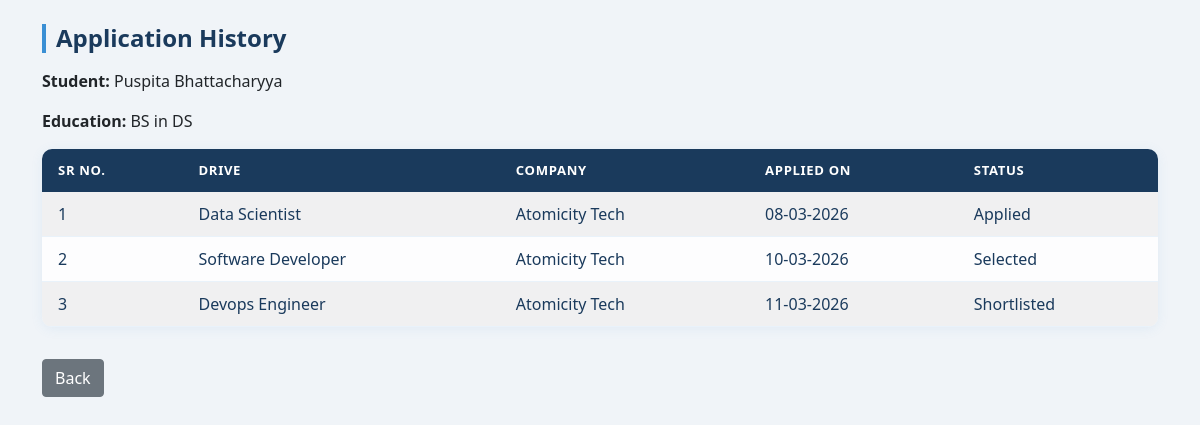
The page /student_history/2 on the database its author committed.
### application/models.py (models this page shows)
class Student(db.Model):
    __tablename__ = 'student'
    id = db.Column(db.Integer, primary_key=True)
    fullname = db.Column(db.String(150), nullable=False)
    user_id = db.Column(db.Integer, db.ForeignKey('user.id'), nullable=False)
    education = db.Column(db.String(200))
    skills = db.Column(db.String(300))
    resume_filename = db.Column(db.String(200))
    applications = db.relationship('Application', backref='student', lazy=True)

class Application(db.Model):
    __tablename__ = 'application'
    id = db.Column(db.Integer, primary_key=True)
    student_id = db.Column(db.Integer, db.ForeignKey('student.id'), nullable=False)
    drive_id = db.Column(db.Integer, db.ForeignKey('drive.id'), nullable=False)
    company_id = db.Column(db.Integer, db.ForeignKey('company.id'), nullable=False)
    applied_on = db.Column(db.DateTime, default=lambda: datetime.now(timezone.utc))
    status = db.Column(db.String(30), default="Applied")
    __table_args__ = (
        UniqueConstraint('student_id', 'drive_id', name='unique_application'),)

class Drive(db.Model):
    __tablename__ = 'drive'
    id = db.Column(db.Integer, primary_key=True)
    company_id = db.Column(db.Integer, db.ForeignKey('company.id'), nullable=False)
    drive_name = db.Column(db.String(150), nullable=False)
    job_title = db.Column(db.String(200), nullable=False)
    job_description = db.Column(db.Text, nullable=False)
    eligibility = db.Column(db.String(300))
    salary = db.Column(db.String(100))
    deadline = db.Column(db.Date, nullable=False)
    status = db.Column(db.String(20), default="Pending")
    created_at = db.Column(db.DateTime, default=lambda: datetime.now(timezone.utc))
    applications = db.relationship('Application', backref='drive', lazy=True)

class Company(db.Model):
    __tablename__ = 'company'
    id = db.Column(db.Integer, primary_key=True)
    company_name = db.Column(db.String(150), nullable=False)
    user_id = db.Column(db.Integer, db.ForeignKey('user.id'), nullable=False)
    contact = db.Column(db.String(100))
    website = db.Column(db.String(200))
    description = db.Column(db.Text)
    is_approved = db.Column(db.Boolean, default=False)
    drives = db.relationship('Drive', backref='company', lazy=True)
    applications = db.relationship('Application', backref='company', lazy=True)

### application/controllers.py (the view)
@app.route("/student_history/<int:user_id>")
def student_history(user_id):
    student = Student.query.filter_by(user_id=user_id).first()
    applications = Application.query.filter_by(student_id=student.id).all()
    return render_template(
        "student_history.html",
        student=student,
        applications=applications
    )

### templates/student_history.html (shortened to what this page needs)
<!DOCTYPE html>
<html>
<head>
  <link href="https://cdn.jsdelivr.net/npm/bootstrap@5.0.2/dist/css/bootstrap.min.css" rel="stylesheet">
  <link rel="stylesheet" href="/static/style.css">
</head>
<body>
<div class="container mt-4">
  <h4>Application History</h4>
  <p><strong>Student:</strong> {{ student.fullname }}</p>
  <p><strong>Education:</strong> {{ student.education or "N/A" }}</p>
  {% if applications %}
  <table class="table table-striped">
    <thead>
      <tr>
        <th>Sr No.</th>
        <th>Drive</th>
        <th>Company</th>
        <th>Applied On</th>
        <th>Status</th>
      </tr>
    </thead>
    <tbody>
      {% for a in applications %}
      <tr>
        <td>{{ loop.index }}</td>
        <td>{{ a.drive.job_title }}</td>
        <td>{{ a.company.company_name }}</td>
        <td>{{ a.applied_on.strftime("%d-%m-%Y") }}</td>
        <td>{{ a.status }}</td>
      </tr>
      {% endfor %}
    </tbody>
  </table>
  {% else %}
    <p class="text-muted">No applications yet.</p>
  {% endif %}
  <a href="/student_dashboard/{{ student.user_id }}" class="btn btn-secondary mt-3">Back</a>
</div>
</body>
</html>

### static/style.css (style rules this page uses)
* { margin: 0; padding: 0; box-sizing: border-box; }
body { background: linear-gradient(135deg, #e8f4fd 0%, #d6eaf8 50%, #c8e6f9 100%); font-family: 'Segoe UI', sans-serif; min-height: 100vh; }
.container h4, .container h5 { color: #1a3a5c; font-weight: 600; border-left: 4px solid #3a8fd4; padding-left: 10px; margin-bottom: 16px; }
.table { background: rgba(255, 255, 255, 0.85); border-radius: 10px; overflow: hidden; box-shadow: 0 2px 12px rgba(100, 160, 220, 0.1); }
.table thead th { background: #1a3a5c !important; color: #ffffff !important; font-size: 0.82rem; text-transform: uppercase; letter-spacing: 0.05em; border: none !important; padding: 12px 16px; }
.table tbody tr { transition: background 0.15s; }
.table tbody td { color: #1a3a5c; vertical-align: middle; border-color: rgba(58, 143, 212, 0.1) !important; padding: 10px 16px; }
body { background: #f0f4f8 !important; }

### rows shown on the page
Student: fullname "Puspita Bhattacharyya", education "BS in DS"
Application: drive.job_title "Data Scientist", company.company_name "Atomicity Tech", applied_on "08-03-2026", status "Applied"
Application: drive.job_title "Software Developer", company.company_name "Atomicity Tech", applied_on "10-03-2026", status "Selected"
Application: drive.job_title "Devops Engineer", company.company_name "Atomicity Tech", applied_on "11-03-2026", status "Shortlisted"
